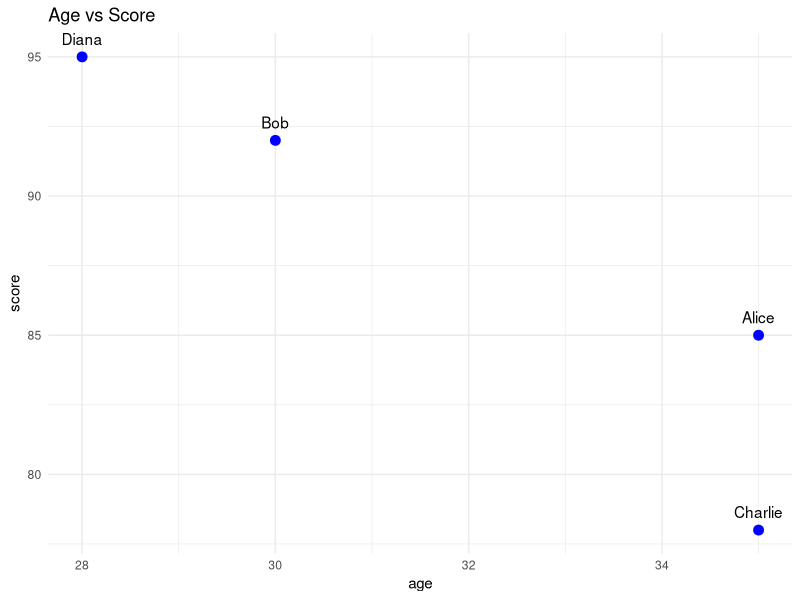
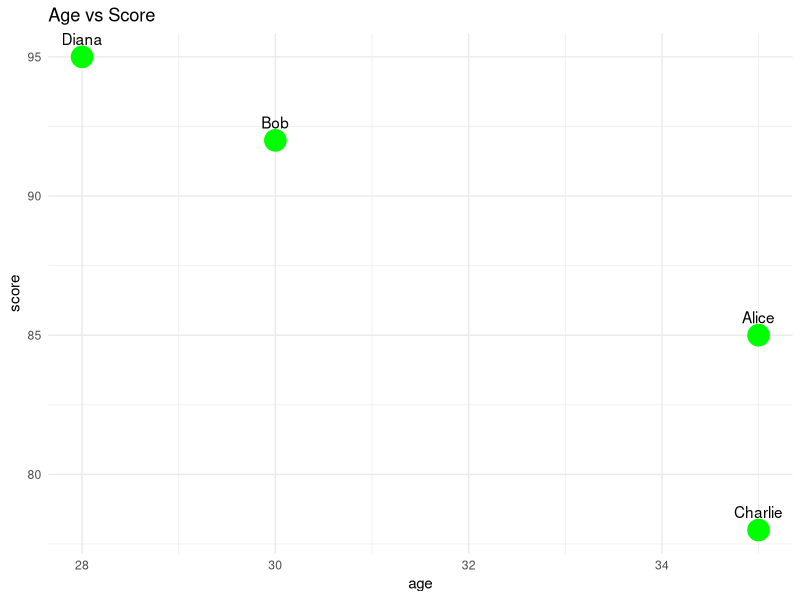

The R source for these figures, in order:
## ---- chunk 1
# Load common packages
library(dplyr)
library(ggplot2)

# Check library paths
.libPaths()
## ---- chunk 2
# Create sample data
df <- data.frame(
  name = c("Alice", "Bob", "Charlie", "Diana"),
  age = c(35, 30, 35, 28),
  score = c(85, 92, 78, 95)
)

# View the data
df
## ---- chunk 3
# Use dplyr pipe

df |>
  filter(age > 27) |>
  arrange(desc(score))
## ---- chunk 4
# Create a simple plot
ggplot(df, aes(x = age, y = score)) +
  geom_point(size = 3, color = "blue") +
  geom_text(aes(label = name), vjust = -1) +
  theme_minimal() +
  labs(title = "Age vs Score")
## ---- chunk 5
# Create a simple plot
ggplot(df, aes(x = age, y = score)) +
  geom_point(size = 7, color = "green") +
  geom_text(aes(label = name), vjust = -1) +
  theme_minimal() +
  labs(title = "Age vs Score")
## ---- chunk 6
# Basic summary
summary(df)

# Check environment
ls()
## ---- chunk 7
# Test assignment and pipe operators
# Type: Alt+- to get <-
# Type: Alt+m to get |>
test_vector <- c(1, 2, 3, 4, 5)
test_vector |> mean()
